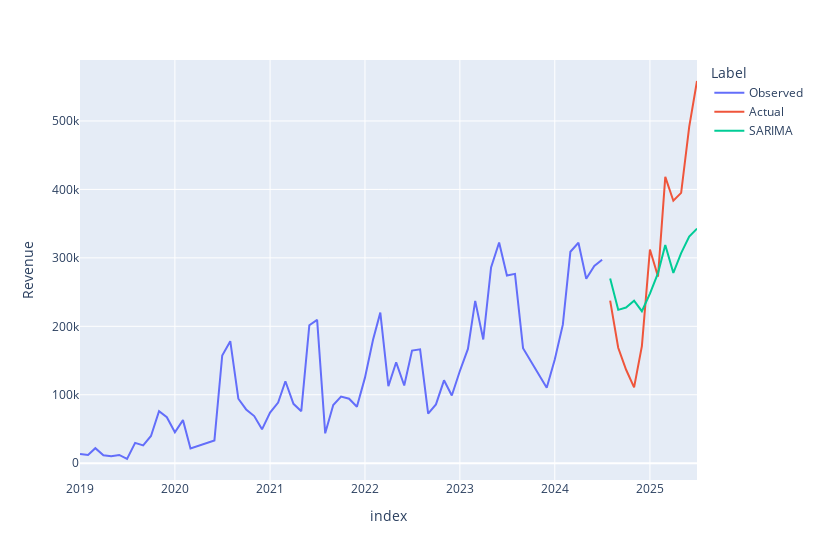

This figure's notebook cell:
### Code cell
px.line(pd.concat((train,test, sarima)), y="Revenue", color="Label", width=820)
